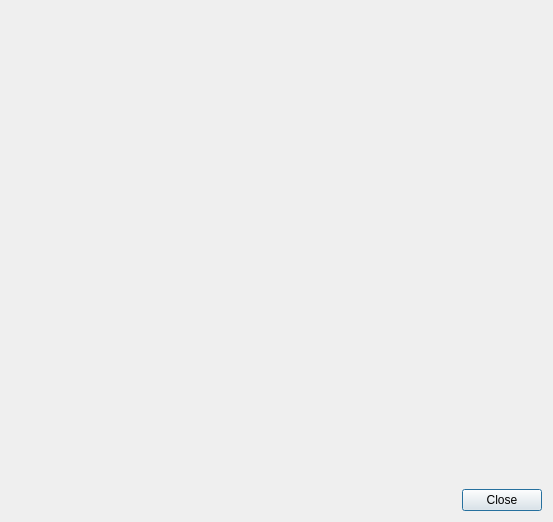
<?xml version="1.0" encoding="UTF-8"?>
<ui version="4.0">
 <class>udg::QAboutDialogBase</class>
 <widget class="QDialog" name="udg::QAboutDialogBase">
  <property name="geometry">
   <rect>
    <x>0</x>
    <y>0</y>
    <width>553</width>
    <height>522</height>
   </rect>
  </property>
  <property name="windowTitle">
   <string>Dialog</string>
  </property>
  <layout class="QGridLayout" name="gridLayout">
   <property name="sizeConstraint">
    <enum>QLayout::SetMinimumSize</enum>
   </property>
   <item row="0" column="0">
    <layout class="QHBoxLayout" name="horizontalLayout_2">
     <property name="sizeConstraint">
      <enum>QLayout::SetMinimumSize</enum>
     </property>
     <item>
      <widget class="QLabel" name="m_starviewerIcon">
       <property name="sizePolicy">
        <sizepolicy hsizetype="Minimum" vsizetype="Preferred">
         <horstretch>0</horstretch>
         <verstretch>0</verstretch>
        </sizepolicy>
       </property>
       <property name="text">
        <string/>
       </property>
       <property name="pixmap">
        <pixmap resource="../main/main.qrc">:/images/logo/128.svg</pixmap>
       </property>
       <property name="alignment">
        <set>Qt::AlignLeading|Qt::AlignLeft|Qt::AlignTop</set>
       </property>
      </widget>
     </item>
     <item>
      <layout class="QVBoxLayout" name="verticalLayout">
       <property name="sizeConstraint">
        <enum>QLayout::SetMinimumSize</enum>
       </property>
       <item>
        <widget class="QLabel" name="m_applicationNameLabel">
         <property name="sizePolicy">
          <sizepolicy hsizetype="Expanding" vsizetype="Preferred">
           <horstretch>0</horstretch>
           <verstretch>0</verstretch>
          </sizepolicy>
         </property>
         <property name="text">
          <string/>
         </property>
         <property name="margin">
          <number>9</number>
         </property>
        </widget>
       </item>
       <item>
        <widget class="QLabel" name="m_aboutTextLabel">
         <property name="sizePolicy">
          <sizepolicy hsizetype="Minimum" vsizetype="MinimumExpanding">
           <horstretch>0</horstretch>
           <verstretch>0</verstretch>
          </sizepolicy>
         </property>
         <property name="alignment">
          <set>Qt::AlignLeading|Qt::AlignLeft|Qt::AlignTop</set>
         </property>
         <property name="wordWrap">
          <bool>true</bool>
         </property>
         <property name="margin">
          <number>9</number>
         </property>
        </widget>
       </item>
       <item>
        <layout class="QHBoxLayout" name="horizontalLayout">
         <property name="sizeConstraint">
          <enum>QLayout::SetDefaultConstraint</enum>
         </property>
         <item>
          <widget class="QLabel" name="m_IDILogoLabel">
           <property name="sizePolicy">
            <sizepolicy hsizetype="Fixed" vsizetype="Fixed">
             <horstretch>0</horstretch>
             <verstretch>0</verstretch>
            </sizepolicy>
           </property>
           <property name="text">
            <string/>
           </property>
           <property name="pixmap">
            <pixmap resource="../main/main.qrc">:/images/idiLogoAbout.png</pixmap>
           </property>
           <property name="scaledContents">
            <bool>true</bool>
           </property>
          </widget>
         </item>
         <item>
          <widget class="QLabel" name="label">
           <property name="sizePolicy">
            <sizepolicy hsizetype="Fixed" vsizetype="Fixed">
             <horstretch>0</horstretch>
             <verstretch>0</verstretch>
            </sizepolicy>
           </property>
           <property name="text">
            <string/>
           </property>
           <property name="pixmap">
            <pixmap resource="../main/main.qrc">:/images/gilabLogoAbout.png</pixmap>
           </property>
          </widget>
         </item>
         <item>
          <spacer name="horizontalSpacer">
           <property name="orientation">
            <enum>Qt::Horizontal</enum>
           </property>
           <property name="sizeHint" stdset="0">
            <size>
             <width>40</width>
             <height>20</height>
            </size>
           </property>
          </spacer>
         </item>
        </layout>
       </item>
      </layout>
     </item>
    </layout>
   </item>
   <item row="1" column="0">
    <widget class="QDialogButtonBox" name="m_buttonBox">
     <property name="autoFillBackground">
      <bool>false</bool>
     </property>
     <property name="orientation">
      <enum>Qt::Horizontal</enum>
     </property>
     <property name="standardButtons">
      <set>QDialogButtonBox::Close</set>
     </property>
    </widget>
   </item>
  </layout>
 </widget>
 <resources>
  <include location="../main/main.qrc"/>
  <include location="../main/main.qrc"/>
 </resources>
 <connections>
  <connection>
   <sender>m_buttonBox</sender>
   <signal>accepted()</signal>
   <receiver>udg::QAboutDialogBase</receiver>
   <slot>accept()</slot>
   <hints>
    <hint type="sourcelabel">
     <x>248</x>
     <y>254</y>
    </hint>
    <hint type="destinationlabel">
     <x>157</x>
     <y>274</y>
    </hint>
   </hints>
  </connection>
  <connection>
   <sender>m_buttonBox</sender>
   <signal>rejected()</signal>
   <receiver>udg::QAboutDialogBase</receiver>
   <slot>reject()</slot>
   <hints>
    <hint type="sourcelabel">
     <x>316</x>
     <y>260</y>
    </hint>
    <hint type="destinationlabel">
     <x>286</x>
     <y>274</y>
    </hint>
   </hints>
  </connection>
 </connections>
</ui>
